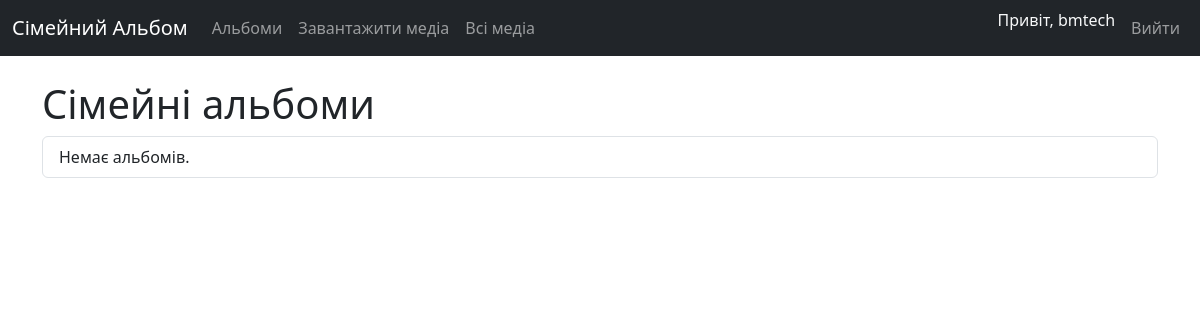
The app's page / (signed in), older data.
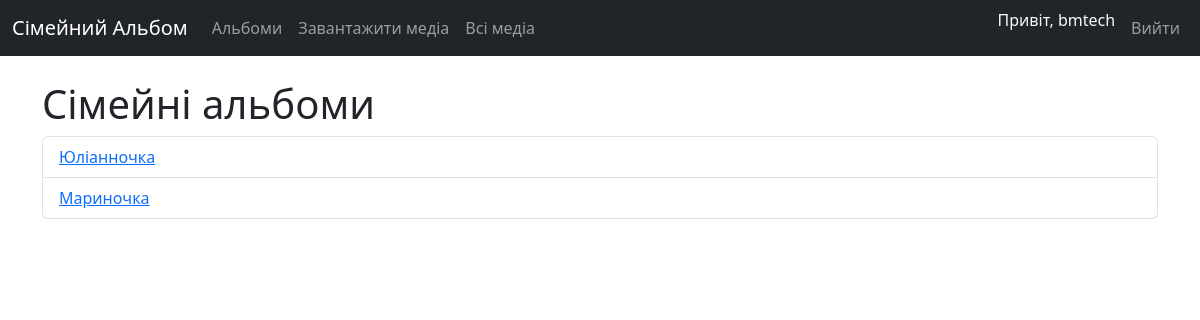
The same page, newer data.
### album/models.py (models this page shows, shortened)
class Album(models.Model):
    name = models.CharField(max_length=255)
    description = models.TextField(blank=True)
    created_at = models.DateTimeField(auto_now_add=True)
    owner = models.ForeignKey(User, on_delete=models.CASCADE)
    photos = models.ManyToManyField(
        'Photo', related_name='albums')  # Додаємо related_name
    videos = models.ManyToManyField('Video', related_name='albums')

### album/views.py (the view)
# urls.py: path('', views.album_list, name='album_list'),
@login_required
def album_list(request):
    albums = Album.objects.filter(owner=request.user)
    return render(request, 'album/album_list.html', {'albums': albums})

### templates/album/album_list.html (shortened to what this page needs)
{% extends 'index.html' %}
{% block content %}
<h1>Сімейні альбоми</h1>
<ul class="list-group">
    {% for album in albums %}
        <li class="list-group-item">
            <a href="{% url 'album_detail' album.pk %}">{{ album.name }}</a>
        </li>
    {% empty %}
        <li class="list-group-item">Немає альбомів.</li>
    {% endfor %}
</ul>
{% endblock %}

Row changes from the older to the newer data that the page shows:
added Album: name "Юліанночка"
added Album: name "Мариночка"
Text that changed along with them:
text no longer shown: "Немає альбомів."
